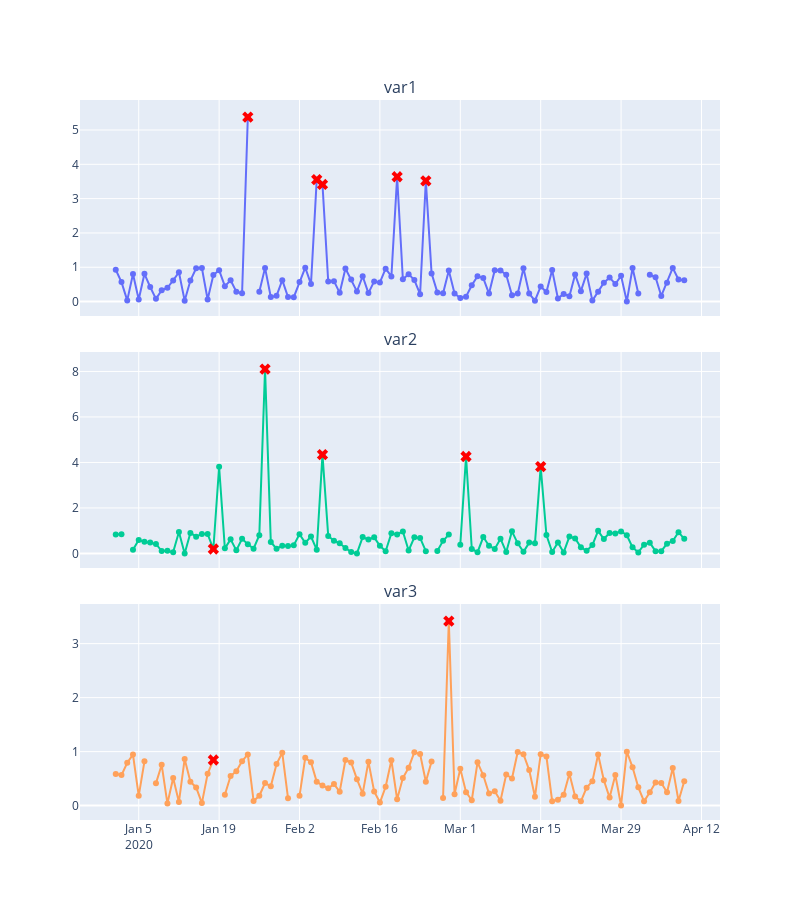

The cell this chart's notebook holds for it:
### Code cell
# plot final data with anomalies
plot_df(df_final)
